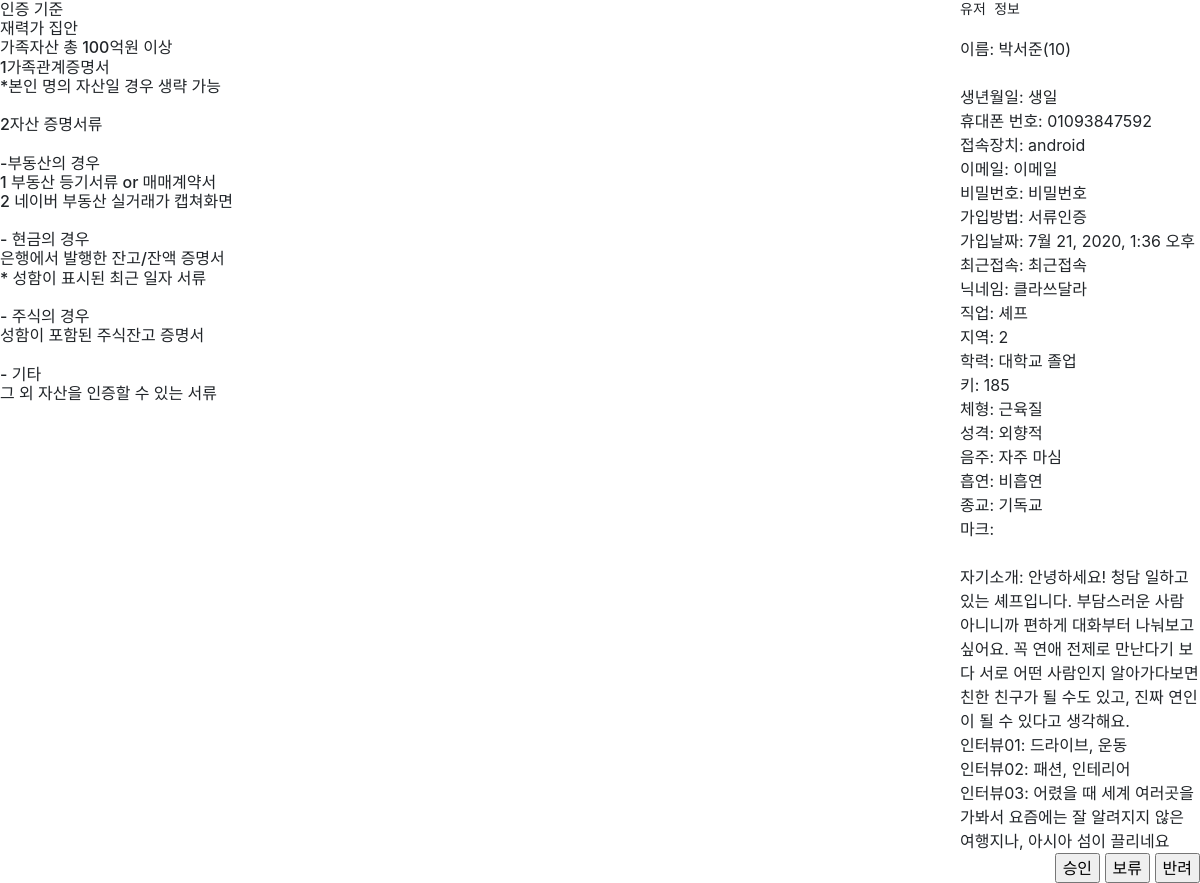
The app's page /paper_detail/10 with its own data.
### profile_validate/models.py (models this page shows, shortened)
class UserInterview(models.Model):
   user = models.ForeignKey('UserProfile', on_delete=models.CASCADE) #email
   introduce = models.TextField()
   holiday = models.TextField()
   interest = models.TextField()
   trip = models.TextField()

class UserProfile(models.Model):
    AREA_CHOICES = ((0, '서울'), (0, '경기'), (0, '인천'),
                    (1, '강원'),
                    (2, '충북'), (2, '세종'), (2, '충남'), (2, '대전'),
                    (3, '경북'), (3, '대구'), (3, '울산'), (3, '부산'), (3, '경남'),
                    (4, '전북'), (4, '전남'), (4, '광주'),
                    (5, '제주'),
                    (6, '해외'))
    user = models.ForeignKey('UserBase', on_delete=models.CASCADE)  # email
    nick = models.CharField(max_length=200)
    job = models.CharField(max_length=200)
    area = models.IntegerField(choices=AREA_CHOICES, default=0)  # 지역 카테고리화
    study = models.CharField(max_length=200)
    height = models.IntegerField()
    body = models.CharField(max_length=200)
    drink = models.CharField(max_length=200)
    smoke = models.CharField(max_length=200)
    religion = models.CharField(max_length=200)
    Character = models.CharField(max_length=200)

class UserBase(models.Model):
    user = models.ForeignKey('auth.User', on_delete=models.CASCADE)
    name = models.CharField(max_length=200)
    phone = models.CharField(max_length=200)
    sex = models.CharField(max_length=200)  # M or W
    device = models.CharField(max_length=200)  # Android or iOS
    age = models.SmallIntegerField()
    blind = models.BooleanField(default=False)
    coin = models.IntegerField(default=0)
    birth = models.DateField(auto_now_add=True)
    joined_type = models.CharField(max_length=200)
    joined_time = models.DateTimeField(auto_now_add=True)

### profile_validate/views.py (the view)
# urls.py: path('paper_detail/<int:index>', profile.paper_detail, name="paper-detail"),
def paper_detail(request, index):
    image = UserImage.objects.select_related('user__user').filter(user=index, title=False, noFilter=False)
    UserFull = UserInterview.objects.select_related('user__user').filter(user=index)
    mark = UserMark.objects.filter(user=index).values_list(flat=True)
    form = paperDetailDoneForm()
    return render(request, 'profile_validate/paper_detail.html',
                  {'imgs': image, 'user_full': UserFull[0], 'mark': mark, 'form': form})

### profile_validate/forms.py
class paperDetailDoneForm(forms.Form):
    btn = forms.CharField()

### profile_validate/templates/profile_validate/paper_detail.html (shortened to what this page needs)
{% load static %}
<!DOCTYPE html>
<html>
<head>
    <link rel="stylesheet" href="https://maxcdn.bootstrapcdn.com/bootstrap/4.1.0/css/bootstrap.min.css">
    <link rel="stylesheet" href="{% static 'css/paper_detail.css' %}">
</head>
<body>
<main>
    <wrapper>
        <left>
            <h6>
                인증 기준<br>
                재력가 집안<br>
                가족자산 총 100억원 이상<br>
                1가족관계증명서<br>
                *본인 명의 자산일 경우 생략 가능<br>
                <br>
                2자산 증명서류<br>
                <br>
                -부동산의 경우<br>
                1 부동산 등기서류 or 매매계약서<br>
                2 네이버 부동산 실거래가 캡쳐화면<br>
                <br>
                - 현금의 경우<br>
                은행에서 발행한 잔고/잔액 증명서<br>
                * 성함이 표시된 최근 일자 서류<br>
                <br>
                - 주식의 경우<br>
                성함이 포함된 주식잔고 증명서<br>
                <br>
                - 기타<br>
                그 외 자산을 인증할 수 있는 서류<br>
            </h6>
        </left>
        <middle>
        </middle>
        <right>
            <pre>유저 정보</pre>
            이름: {{ user_full.user.user.name }}({{ user_full.user_id }})<br><br>
            생년월일: 생일<br>
            휴대폰 번호: {{ user_full.user.user.phone }}<br>
            접속장치: {{ user_full.user.user.device }}<br>
            이메일: 이메일<br>
            비밀번호: 비밀번호<br>
            가입방법: {{ user_full.user.user.joined_type }}<br>
            가입날짜: {{ user_full.user.user.joined_time }}<br>
            최근접속: 최근접속<br>
            닉네임: {{ user_full.user.nick }}<br>
            직업: {{ user_full.user.job }}<br>
            지역: {{ user_full.user.area }}<br>
            학력: {{ user_full.user.study }}<br>
            키: {{ user_full.user.height }}<br>
            체형: {{ user_full.user.body }}<br>
            성격: {{ user_full.user.Character }}<br>
            음주: {{ user_full.user.drink }}<br>
            흡연: {{ user_full.user.smoke }}<br>
            종교: {{ user_full.user.religion }}<br>
            마크: {{ mark.one }} {{ mark.two }}<br><br>
            자기소개: {{ user_full.introduce }}<br>
            인터뷰01: {{ user_full.holiday }}<br>
            인터뷰02: {{ user_full.interest }}<br>
            인터뷰03: {{ user_full.trip }}<br>
        </right>
    </wrapper>
    <form action="{% url 'paperdetail-done' index=user_full.user.user.pk %}" method="POST" style="float: right">
         <input type="submit" id="confirm_btn" name="btn" value="승인">
         <input type="submit" id="delay_btn" name="btn" value="보류">
         <input type="submit" id="deny_btn" name="btn" value="반려">
    </form>
</main>
</body>
</html>

### profile_validate/static/css/paper_detail.css (style rules this page uses)
wrapper { display: flex; flex-wrap: wrap; justify-content: space-around; aligh-content: space-around; }
left { width: 20%; }
middle { width: 60%; }
right { width: 20% }

### records on screen
UserInterview: user.user.name "박서준", user_id "10", user.user.phone "01093847592", user.user.device "android", user.user.joined_type "서류인증", user.user.joined_time "7월 21, 2020, 1:36 오후", user.nick "클라쓰달라", user.job "셰프", user.area "2", user.study "대학교 졸업", user.height "185", user.body "근육질", user.Character "외향적", user.drink "자주 마심", user.smoke "비흡연", user.religion "기독교", introduce "안녕하세요! 청담 일하고 있는 셰프입니다. 부담스러운 사람 아니니까 편하게 대화부터 나눠보고 싶어요. 꼭 연애 전제로 만난다기 보다 서로 어떤 사람인지 알아가다보면 친한 친구가 될 수도 있고, 진짜 연인이 될 수 있다고 생각해요.", holiday "드라이브, 운동", interest "패션, 인테리어", trip "어렸을 때 세계 여러곳을 가봐서 요즘에는 잘 알려지지 않은 여행지나, 아시아 섬이 끌리네요"
